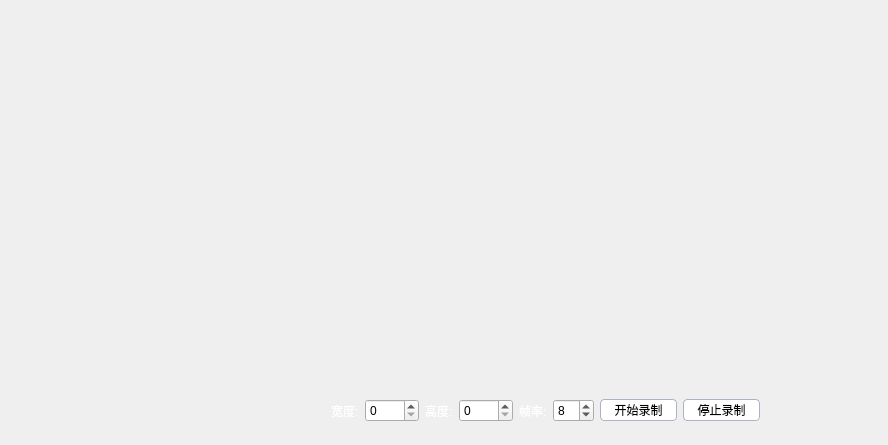
<?xml version="1.0" encoding="UTF-8"?>
<ui version="4.0">
 <class>MainWindow</class>
 <widget class="QWidget" name="MainWindow">
  <property name="geometry">
   <rect>
    <x>0</x>
    <y>0</y>
    <width>888</width>
    <height>445</height>
   </rect>
  </property>
  <property name="windowTitle">
   <string>LIVEcap</string>
  </property>
  <widget class="QWidget" name="operationWidget" native="true">
   <property name="geometry">
    <rect>
     <x>130</x>
     <y>390</y>
     <width>641</width>
     <height>41</height>
    </rect>
   </property>
   <layout class="QHBoxLayout" name="horizontalLayout">
    <property name="topMargin">
     <number>6</number>
    </property>
    <property name="bottomMargin">
     <number>6</number>
    </property>
    <item>
     <spacer name="horizontalSpacer">
      <property name="orientation">
       <enum>Qt::Horizontal</enum>
      </property>
      <property name="sizeHint" stdset="0">
       <size>
        <width>524</width>
        <height>20</height>
       </size>
      </property>
     </spacer>
    </item>
    <item>
     <widget class="QLabel" name="widthLabel">
      <property name="styleSheet">
       <string notr="true">color: rgb(255, 255, 255);
font: 75 10pt &quot;Century Gothic&quot;;</string>
      </property>
      <property name="text">
       <string>宽度:</string>
      </property>
     </widget>
    </item>
    <item>
     <widget class="QSpinBox" name="widthSpinBox">
      <property name="maximum">
       <number>9999</number>
      </property>
      <property name="value">
       <number>0</number>
      </property>
     </widget>
    </item>
    <item>
     <widget class="QLabel" name="heightLabel">
      <property name="styleSheet">
       <string notr="true">color: rgb(255, 255, 255);
font: 75 10pt &quot;Century Gothic&quot;;</string>
      </property>
      <property name="text">
       <string>高度:</string>
      </property>
     </widget>
    </item>
    <item>
     <widget class="QSpinBox" name="heightSpinBox">
      <property name="maximum">
       <number>9999</number>
      </property>
      <property name="value">
       <number>0</number>
      </property>
     </widget>
    </item>
    <item>
     <widget class="QLabel" name="frameLabel">
      <property name="styleSheet">
       <string notr="true">color: rgb(255, 255, 255);
font: 75 10pt &quot;Century Gothic&quot;;</string>
      </property>
      <property name="text">
       <string>帧率:</string>
      </property>
     </widget>
    </item>
    <item>
     <widget class="QSpinBox" name="frameSpinBox">
      <property name="value">
       <number>8</number>
      </property>
     </widget>
    </item>
    <item>
     <widget class="QPushButton" name="startButton">
      <property name="styleSheet">
       <string notr="true">font: 75 10pt &quot;Century Gothic&quot;;
background-color:#FFFFFF;  
border: 1px solid #AAB4C4;   
padding:0px;  
width: 75px;  
height:20px;  
border-radius:4px;  </string>
      </property>
      <property name="text">
       <string>开始录制</string>
      </property>
     </widget>
    </item>
    <item>
     <widget class="QPushButton" name="stopButton">
      <property name="styleSheet">
       <string notr="true">font: 75 10pt &quot;Century Gothic&quot;;
background-color:#FFFFFF;  
border: 1px solid #AAB4C4;   
padding:0px;  
width: 75px;  
height:20px;  
border-radius:4px;  </string>
      </property>
      <property name="text">
       <string>停止录制</string>
      </property>
     </widget>
    </item>
   </layout>
  </widget>
 </widget>
 <layoutdefault spacing="6" margin="11"/>
 <resources/>
 <connections/>
</ui>
